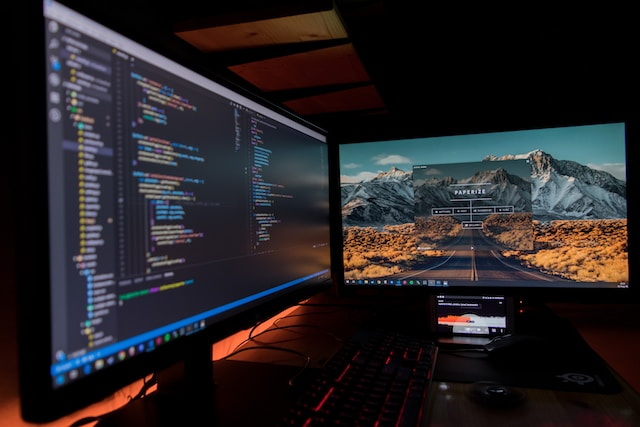
#> input picture Laboratorio 07/devices.jpg, 640 x 427 px, found by its file name
$ python Texto_Pillow.py
#> lines starting #> are read from the running program, lines starting #| are printed output that depends on the picture
# Ingresar texto dentro de la imagen

# Importar módulos Imagen, ImageDraw (dibujo de imagen), ImgeFont (fuente de imagen)
# Abrir imagen y empezar a escribir sobre ella.
# Se especifica el tipo de fuente. (Para el caso, arial tamaño (50 pixeles))
# Posteriormente en la función 'text' se le pasa sus argumentos
# (Las posiciones X y Y, en el texto que se desea escribir sobre la imagen,
# color de texto y fuente
# Al final se muestra la imagen con el texto.

from PIL import Image, ImageDraw, ImageFont

img = Image.open('c:/Users/USER/Desktop/Python-labs/Laboratorio 07/devices.jpg')
#> img is the input picture: PIL image 640x427 RGB; mean R, G, B 38.5, 34.4, 37
draw = ImageDraw.Draw(img)
font = ImageFont.truetype('arial.ttf', 50)
draw.text((20, 20), 'Programando en Python',
          fill='white', font=font)
img.show()
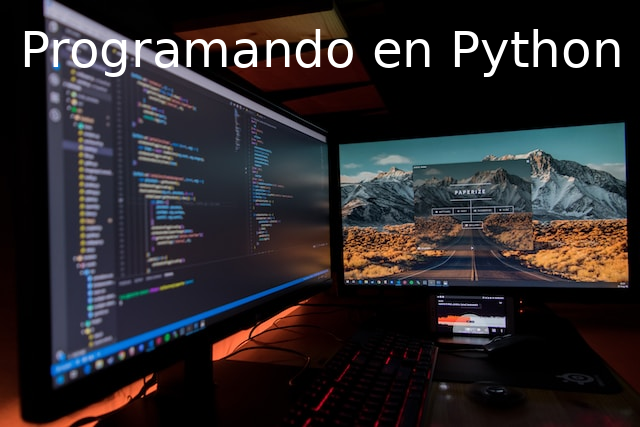
#> shown: PIL image 640x427 RGB; mean R, G, B 43.6, 39.7, 42.2
